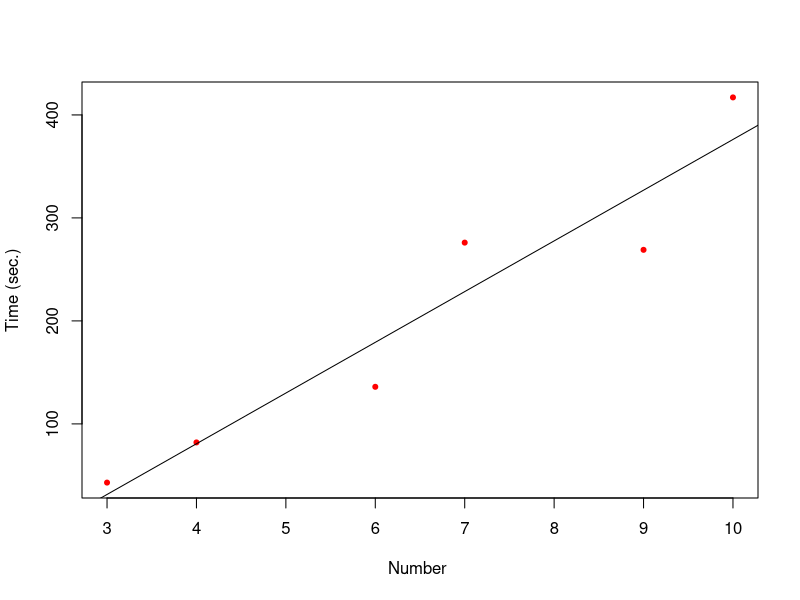

The R script that drew this image:
# Simple Linear  Regression  
x <- c(7, 3, 4, 6, 10, 9)
y <- c(276, 43, 82, 136, 417, 269)
SLRmodel <- lm(y~x)
SLRmodel
coefs <- coef(SLRmodel)
# Plot
plot(x, y, pch=20,col="red", xlab="Number ", ylab="Time (sec.)")
abline(coefs[1],coefs[2])
# Diagnostics
summary(SLRmodel)